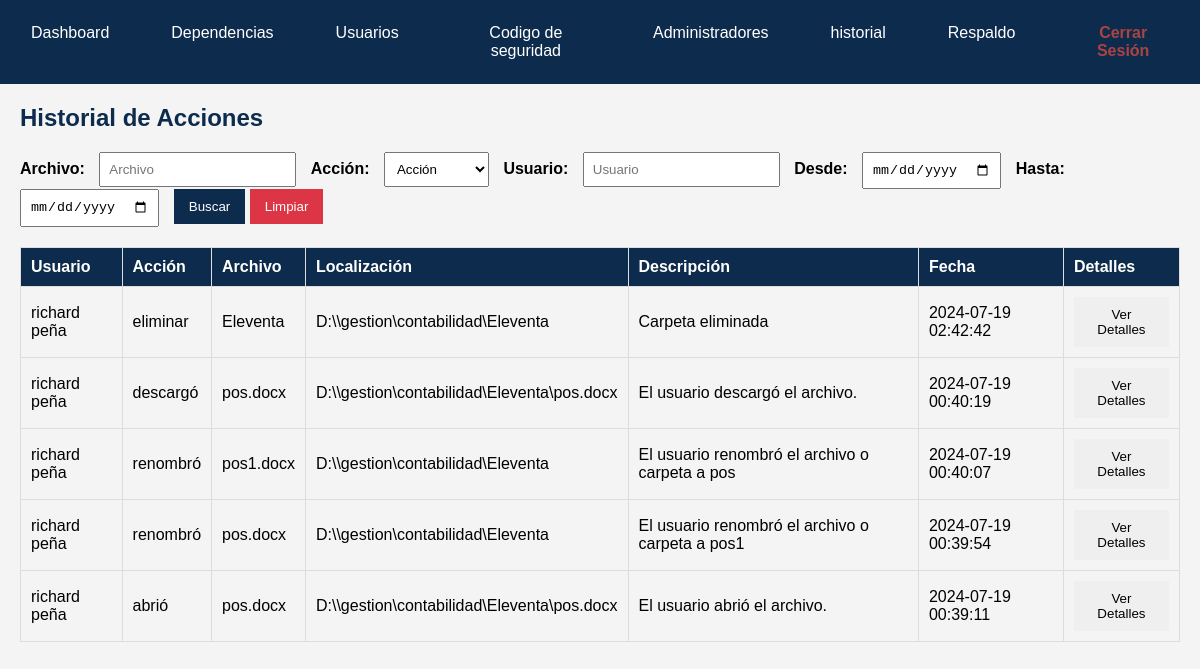
/admin/historial/historial.php (signed in), run on the app's committed database.
### tables this page shows
CREATE TABLE `historial` (
  `id` int(11) NOT NULL,
  `accion` varchar(50) NOT NULL,
  `usuario_id` int(11) NOT NULL,
  `nombre_archivo` varchar(255) NOT NULL,
  `localizacion` text NOT NULL,
  `descripcion` text DEFAULT NULL,
  `fecha` timestamp NOT NULL DEFAULT current_timestamp()
);

CREATE TABLE `usuarios` (
  `id` int(11) NOT NULL,
  `nombres` varchar(255) NOT NULL,
  `apellidos` varchar(255) NOT NULL,
  `cedula` varchar(20) NOT NULL,
  `celular` varchar(15) NOT NULL,
  `username` varchar(50) NOT NULL,
  `contraseña` varchar(255) NOT NULL,
  `estado` tinyint(1) NOT NULL DEFAULT 1,
  `fecha_creacion` timestamp NOT NULL DEFAULT current_timestamp(),
  `fecha_nacimiento` date NOT NULL
);

### admin/historial/historial.php (the view, shortened to what this page needs)
<?php
include '../conexion.php';
$filtro_archivo = isset($_GET['archivo']) ? $_GET['archivo'] : '';
$filtro_accion = isset($_GET['accion']) ? $_GET['accion'] : '';
$filtro_usuario = isset($_GET['usuario']) ? $_GET['usuario'] : '';
$filtro_desde = isset($_GET['desde']) ? $_GET['desde'] : '';
$filtro_hasta = isset($_GET['hasta']) ? $_GET['hasta'] : '';
$sql = "
    SELECT h.*, u.nombres, u.apellidos
    FROM historial h
    JOIN usuarios u ON h.usuario_id = u.id
    WHERE h.nombre_archivo LIKE ?
    AND h.accion LIKE ?
    AND (u.nombres LIKE ? OR u.apellidos LIKE ?)
    AND h.fecha BETWEEN ? AND ?
    ORDER BY h.fecha DESC";
$stmt = $conn->prepare($sql);
$filtro_archivo_like = "%" . $filtro_archivo . "%";
$filtro_accion_like = "%" . $filtro_accion . "%";
$filtro_usuario_like = "%" . $filtro_usuario . "%";
$filtro_desde = $filtro_desde ?: '1970-01-01';
$filtro_hasta = $filtro_hasta ?: '9999-12-31';
$stmt->bind_param('ssssss', $filtro_archivo_like, $filtro_accion_like, $filtro_usuario_like, $filtro_usuario_like, $filtro_desde, $filtro_hasta);
$stmt->execute();
$result = $stmt->get_result();
?>
<!DOCTYPE html>
<html lang="es">
<head>
</head>
<body>
    <?php include '../inicio/menu.php'; ?>
    <main>
        <h2>Historial de Acciones</h2>
        <div class="search-container">
            <form action="historial.php" method="get">
                <label for="archivo">Archivo:</label>
                <input type="text" id="archivo" name="archivo" placeholder="Archivo" value="<?php echo htmlspecialchars($filtro_archivo); ?>">
                <label for="accion">Acción:</label>
                <select id="accion" name="accion">
                    <option value="">Acción</option>
                </select>
                <label for="usuario">Usuario:</label>
                <input type="text" id="usuario" name="usuario" placeholder="Usuario" value="<?php echo htmlspecialchars($filtro_usuario); ?>">
                <label for="desde">Desde:</label>
                <input type="date" id="desde" name="desde" value="<?php echo htmlspecialchars($filtro_desde !== '1970-01-01' ? $filtro_desde : ''); ?>">
                <label for="hasta">Hasta:</label>
                <input type="date" id="hasta" name="hasta" value="<?php echo htmlspecialchars($filtro_hasta !== '9999-12-31' ? $filtro_hasta : ''); ?>">
                <button type="submit">Buscar</button>
                <button type="button" class="limpiar" onclick="window.location.href='historial.php'">Limpiar</button>
            </form>
        </div>
        <table class="modern-table">
            <thead>
                <tr>
                    <th>Usuario</th>
                    <th>Acción</th>
                    <th>Archivo</th>
                    <th>Localización</th>
                    <th>Descripción</th>
                    <th>Fecha</th>
                    <th>Detalles</th>
                </tr>
            </thead>
            <tbody>
                <?php while($row = $result->fetch_assoc()): ?>
                <tr>
                    <td><?php echo htmlspecialchars($row['nombres'] . ' ' . $row['apellidos']); ?></td>
                    <td><?php echo htmlspecialchars($row['accion']); ?></td>
                    <td><?php echo htmlspecialchars($row['nombre_archivo']); ?></td>
                    <td><?php echo htmlspecialchars($row['localizacion']); ?></td>
                    <td><?php echo htmlspecialchars($row['descripcion']); ?></td>
                    <td><?php echo htmlspecialchars($row['fecha']); ?></td>
                    <td>
                        <button onclick="mostrarHistorial(<?php echo $row['id']; ?>)">Ver Detalles</button>
                    </td>
                </tr>
                <?php endwhile; ?>
            </tbody>
        </table>
    </main>
</body>
</html>

### admin/inicio/menu.php (shortened to what this page needs)
<!DOCTYPE html>
<html lang="es">
<head>
    <link rel="stylesheet" href="../css/estilos.css">
</head>
<body>
    <header>
        <nav>
            <ul>
                <li><a href="../dashboard/dashboard.php">Dashboard</a></li>
                <li><a href="../dependencia/dependencia.php">Dependencias</a></li>
                <li><a href="../usuarios/usuarios.php">Usuarios</a></li>
                <li><a href="../codigo/codigo.php">Codigo de seguridad</a></li>
                <li><a href="../administradores/administradores.php">Administradores</a></li>
                <li><a href="../historial/historial.php">historial</a></li>
                <li class="dropdown">
                    <a href="javascript:void(0)" class="dropbtn">Respaldo</a>
                </li>
                <li><a href="../logout.php" class="logout">Cerrar Sesión</a></li>
            </ul>
        </nav>
    </header>
</body>
</html>

### admin/css/estilos.css (style rules this page uses)
body { font-family: Arial, sans-serif; background-color: #f4f4f4; margin: 0; padding: 0; }
header { background-color: #0d2c4d; color: white; padding: 10px 0; text-align: center; }
header nav ul { list-style-type: none; padding: 0; margin: 0; display: flex; justify-content: center; }
header nav ul li { margin: 0 15px; }
header nav ul li a { color: white; text-decoration: none; }
header nav ul li a.logout { color: #a94442; font-weight: bold; }
main { margin: 20px; }
h2 { color: #0d2c4d; }
button { padding: 10px 15px; border: none; cursor: pointer; }
button[type="submit"] { background-color: #0d2c4d; color: white; }
table.modern-table { width: 100%; border-collapse: collapse; margin-top: 20px; }
table.modern-table th, table.modern-table td { padding: 10px; border: 1px solid #ddd; text-align: left; }
table.modern-table th { background-color: #0d2c4d; color: white; }
header nav ul { list-style-type: none; padding: 0; margin: 0; display: flex; justify-content: center; background-color: #0d2c4d; }
header nav ul li { position: relative; margin: 0 15px; }
header nav ul li a, .dropbtn { color: white; text-align: center; padding: 14px 16px; text-decoration: none; display: inline-block; }

### admin/historial/historial.php (style rules this page uses)
body { font-family: Arial, sans-serif; background-color: #f4f4f4; margin: 0; padding: 0; }
header { background-color: #0d2c4d; color: white; padding: 10px 0; text-align: center; }
header nav ul { list-style-type: none; padding: 0; margin: 0; display: flex; justify-content: center; }
header nav ul li { margin: 0 15px; }
header nav ul li a { color: white; text-decoration: none; }
header nav ul li a.logout { color: #a94442; font-weight: bold; }
main { margin: 20px; }
h2 { color: #0d2c4d; }
table.modern-table { width: 100%; border-collapse: collapse; margin-top: 20px; }
table.modern-table th, table.modern-table td { padding: 10px; border: 1px solid #ddd; text-align: left; }
table.modern-table th { background-color: #0d2c4d; color: white; }
.search-container { display: flex; align-items: center; margin-bottom: 15px; }
.search-container label { margin-right: 10px; font-weight: bold; }
.search-container input[type="text"], .search-container input[type="date"], .search-container select { flex: 0 0 15%; padding: 8px; margin-right: 10px; box-sizing: border-box; }
.search-container button { flex: 0 0 10%; background-color: #28a745; color: white; }
.search-container button.limpiar { background-color: #dc3545; }

### data on the page
historial: usuario.apellidos "richard peña", accion "eliminar", nombre_archivo "Eleventa", localizacion "D:\\\\gestion\\contabilidad\\Eleventa", descripcion "Carpeta eliminada", fecha "2024-07-19 02:42:42"
historial: usuario.apellidos "richard peña", accion "descargó", nombre_archivo "pos.docx", localizacion "D:\\\\gestion\\contabilidad\\Eleventa\\pos.docx", descripcion "El usuario descargó el archivo.", fecha "2024-07-19 00:40:19"
historial: usuario.apellidos "richard peña", accion "renombró", nombre_archivo "pos1.docx", localizacion "D:\\\\gestion\\contabilidad\\Eleventa", descripcion "El usuario renombró el archivo o carpeta a pos", fecha "2024-07-19 00:40:07"
historial: usuario.apellidos "richard peña", accion "renombró", nombre_archivo "pos.docx", localizacion "D:\\\\gestion\\contabilidad\\Eleventa", descripcion "El usuario renombró el archivo o carpeta a pos1", fecha "2024-07-19 00:39:54"
historial: usuario.apellidos "richard peña", accion "abrió", nombre_archivo "pos.docx", localizacion "D:\\\\gestion\\contabilidad\\Eleventa\\pos.docx", descripcion "El usuario abrió el archivo.", fecha "2024-07-19 00:39:11"
